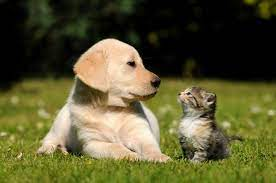
#> input picture picture/img 5.jpg, 276 x 183 px
$ python Transformation.py
#> lines starting #> are read from the running program, lines starting #| are printed output that depends on the picture
import cv2 as cv
import numpy as np

img = cv.imread('picture/img 5.jpg')
#> img is the input picture: shape (183, 276, 3); mean B, G, R 49.7, 88.6, 91.5

cv.imshow('Dog-Cat', img)

#Translation (warpAffine).
def translate(img, x, y):
#> called with x = -100, y = 100
    transMat = np.float32([[1,0,x],[0,1,y]])
    dimensions = (img.shape[1], img.shape[0])
#> dimensions = (276, 183)
    return cv.warpAffine(img, transMat, dimensions)
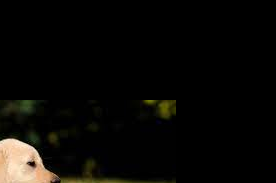
#> returned value: shape (183, 276, 3); mean of channels 0, 1, 2 6.8, 9.4, 10.6; drawn as B, G, R

# -x --> Left
# -y --> Up
# x --> Right
# y --> Down

translate = translate(img, -100, 100)
cv.imshow('Translate', translate)

# Roatation
def rotate(img, angle, rotPoint=None):
#> called with angle = 45
    (height,width) = img.shape[:2]
#> height = 183; width = 276

    if rotPoint is None:
        rotPoint = (width/2, height/2)
#> rotPoint = (138, 91.5)

    rotMat = cv.getRotationMatrix2D(rotPoint, angle, 1.0)
    dimensions = (width, height)
#> dimensions = (276, 183)

    return cv.warpAffine(img, rotMat, dimensions)
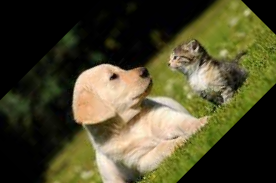
#> returned value: shape (183, 276, 3); mean of channels 0, 1, 2 44.6, 73.6, 77.1; drawn as B, G, R

rotated = rotate(img,45)
cv.imshow('Rotated', rotated)

#> (the run stopped early here; a loop or call above may not have finished)

$ run again, with picture/img 1.jpg copied over picture/img 5.jpg
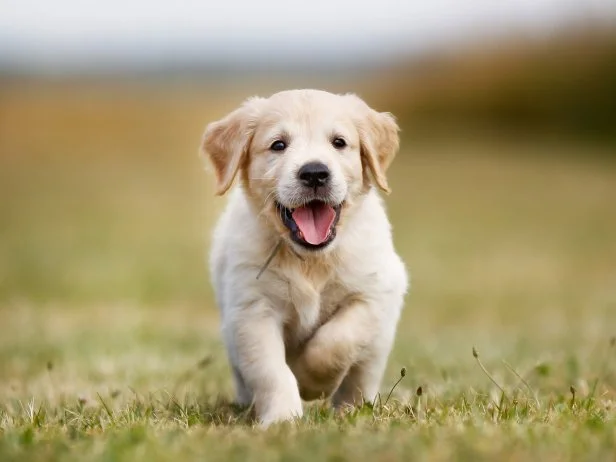
#> input picture picture/img 1.jpg, 616 x 462 px
#> img is the input picture: shape (462, 616, 3); mean B, G, R 114.9, 153.9, 166.9
#> in translate, `return cv.warpAffine(img, transMat, dimensions)`:
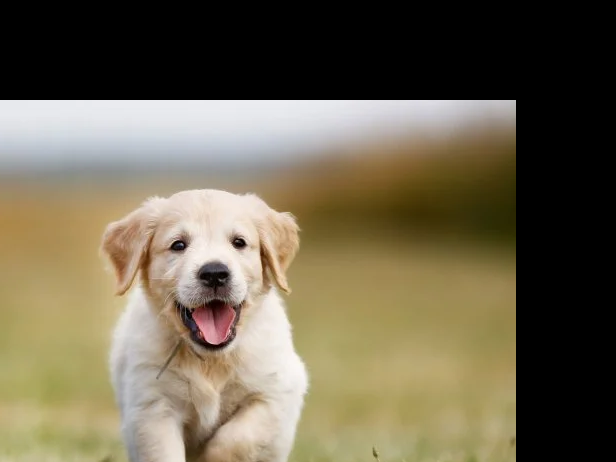
#> returned value: shape (462, 616, 3); mean of channels 0, 1, 2 80.6, 102.3, 111.4; drawn as B, G, R
#> in rotate, `return cv.warpAffine(img, rotMat, dimensions)`:
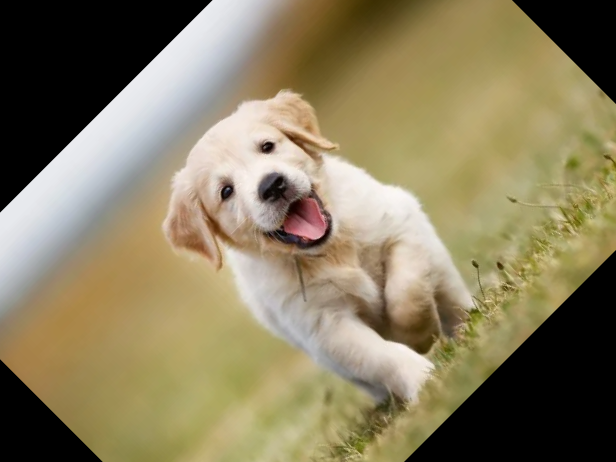
#> returned value: shape (462, 616, 3); mean of channels 0, 1, 2 95.4, 126.1, 137.3; drawn as B, G, R

$ run again, with picture/img 2.jpg copied over picture/img 5.jpg
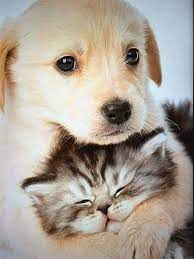
#> input picture picture/img 2.jpg, 194 x 259 px
#> img is the input picture: shape (259, 194, 3); mean B, G, R 148.5, 159.7, 169.8
#> in translate, `return cv.warpAffine(img, transMat, dimensions)`:
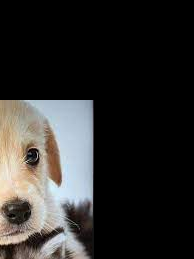
#> returned value: shape (259, 194, 3); mean of channels 0, 1, 2 43.7, 45.2, 46.5; drawn as B, G, R
#> in rotate, `return cv.warpAffine(img, rotMat, dimensions)`:
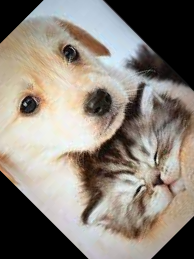
#> returned value: shape (259, 194, 3); mean of channels 0, 1, 2 121.1, 130.6, 138.7; drawn as B, G, R

$ run again, with picture/img 3.jpg copied over picture/img 5.jpg
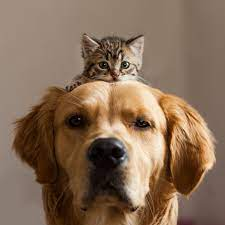
#> input picture picture/img 3.jpg, 225 x 225 px
#> img is the input picture: shape (225, 225, 3); mean B, G, R 86.9, 108.1, 133.3
#> in translate, `return cv.warpAffine(img, transMat, dimensions)`:
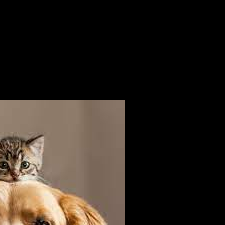
#> returned value: shape (225, 225, 3); mean of channels 0, 1, 2 31.7, 38.5, 46.1; drawn as B, G, R
#> in rotate, `return cv.warpAffine(img, rotMat, dimensions)`:
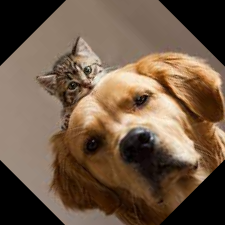
#> returned value: shape (225, 225, 3); mean of channels 0, 1, 2 69.2, 88.3, 110.3; drawn as B, G, R
